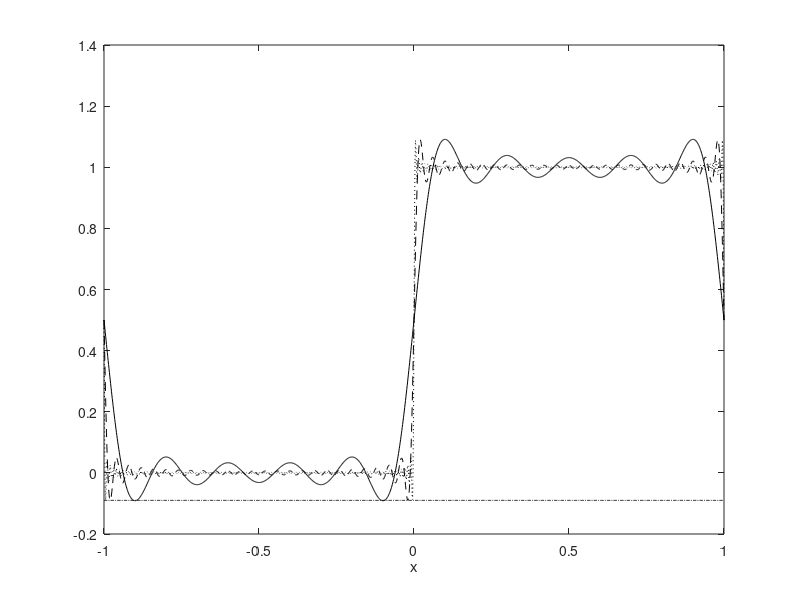

Write MATLAB code to recreate this figure. (Note: this script raises an error after producing the figure.)
% Set values for plotting
xs = linspace(-1, 1, 1500);
ns = [10, 50, 200];

% Eigenfunctions
eigenfn = @(n, x) exp(-1i*n*pi*x);

%% 12.5.5

problem_number = '12.5.5';

% Fourier series coefficients
cn = @(n) -1i/(2*pi*n)*((-1)^n - 1);

% Fourier series for different truncations; could do this more
% efficiently but I'm not too bothered about it
fs = zeros(length(ns), length(xs));
row = 1;

for n = ns
  f = fs(row, :);

  for k = -n:n
    % c_0 is 1/2
    if k == 0
      f = f + 1/2;
    else
      f = f + cn(k)*eigenfn(k, xs);
    end
  end

  fs(row, :) = f;
  row = row + 1;
end

% Ignore the imaginary parts (since without error they should be nill)
fs = real(fs);

% Plotting the series and the line y(x) = -0.09
figure();
plot( ...
  xs, fs(1, :), 'k', ...
  xs, fs(2, :), 'k--', ...
  xs, fs(3, :), 'k:', ...
  xs, -0.09*ones(1, length(xs)), 'k-.' ...
);

xlabel('x');
legend([strcat('n=', string(ns)), 'y(x)=-0.09']);
title(problem_number);
